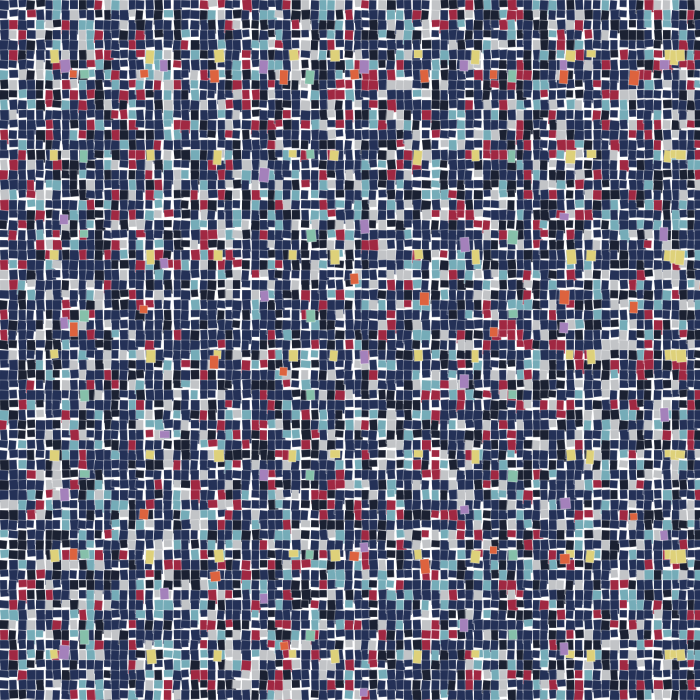
Frame 1 (no input)
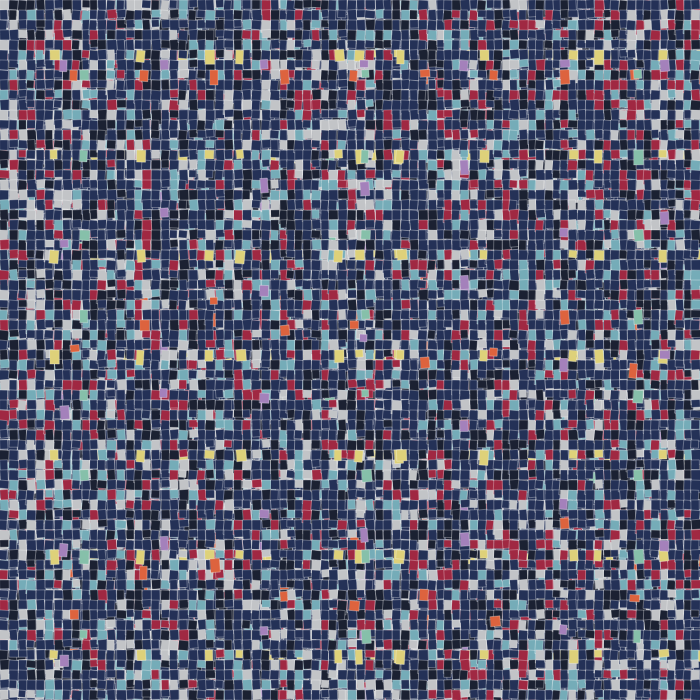
Frame 60 (no input)
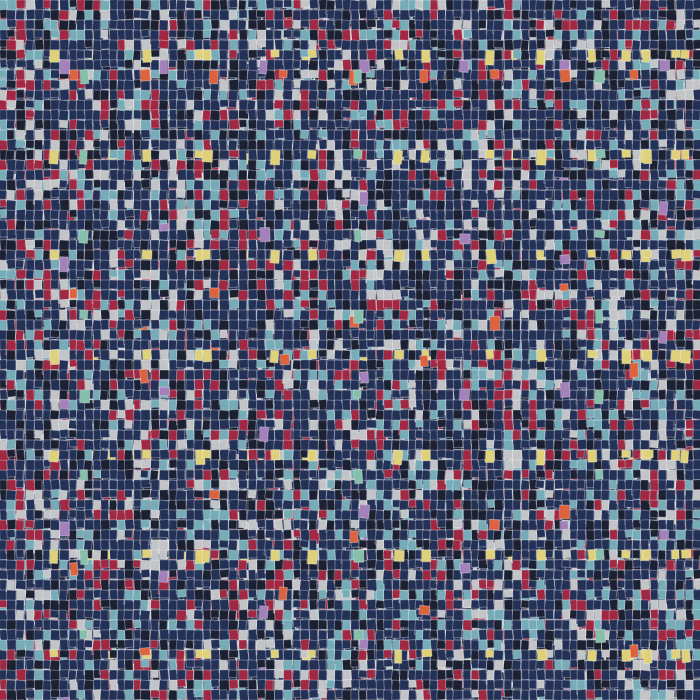
Frame 120 (the mouse pressed at the canvas centre since frame 60)

The p5.js sketch that drew these frames (run headless with seeded random() and noise() and a simulated clock; from frame 60 on, the mouse is pressed at the canvas centre):

// p5.js sketch
// ── sketch.js
function setup() {
    const ww = 700;
    createCanvas(ww, ww);
}

function draw() {
    stroke(255, 255, 255);
    strokeWeight(0.3);

    for (let x = 0; x <= width; x += random(7, 10)) {
        for (let y = 0; y <= height; y += 10) {
            push();

            translate(x, y);
            rotate(random(-0.1, 0.1));
            let rN = random(100);

            if (rN > 0) {
                fill(36, 49, 87);
            }
            if (rN > 50) {
                fill(27, 33, 50);
            }
            if (rN > 55 && rN < 65) {
                fill(194, 196, 199);
            }
            if (rN > 80 && rN < 90) {
                fill(117, 172, 184);
            }
            if (rN > 90 && rN < 100) {
                fill(160, 40, 66);
            }
            rect(0, 0, random(7, 10), random(7, 15));
            pop();
        }
    }
    for (let a = 50; a <= width; a += random(0, 100)) {
        for (let b = 50; b <= height; b += 100) {
            push();
            translate(a, b);
            rotate(random(-0.1, 0.1));
            fill(222, 209, 122);

            rect(0, 0, random(7, 10), random(7, 15));
            pop();
        }
    }

    for (let c = 60; c <= width; c += 100) {
        for (let d = 60; d <= height; d += random(100, 200)) {
            push();
            translate(c, d);
            rotate(random(-0.1, 0.1));
            fill(164, 129, 187);

            rect(0, 0, random(7, 10), random(7, 15));
            pop();
        }
    }
    for (let e = 70; e <= width; e += 70) {
        for (let f = 70; f <= height; f += random(200, 300)) {
            push();
            translate(e, f);
            rotate(random(-0.1, 0.1));
            fill(221, 99, 62);

            rect(0, 0, random(7, 10), random(7, 15));
            pop();
        }
    }
    for (let g = 80; g <= width; g += random(200, 300)) {
        for (let h = 70; h <= height; h += 80) {
            push();
            translate(g, h);
            rotate(random(-0.1, 0.1));
            fill(134, 192, 170);

            rect(0, 0, random(7, 10), random(7, 15));
            pop();
        }
    }
}
